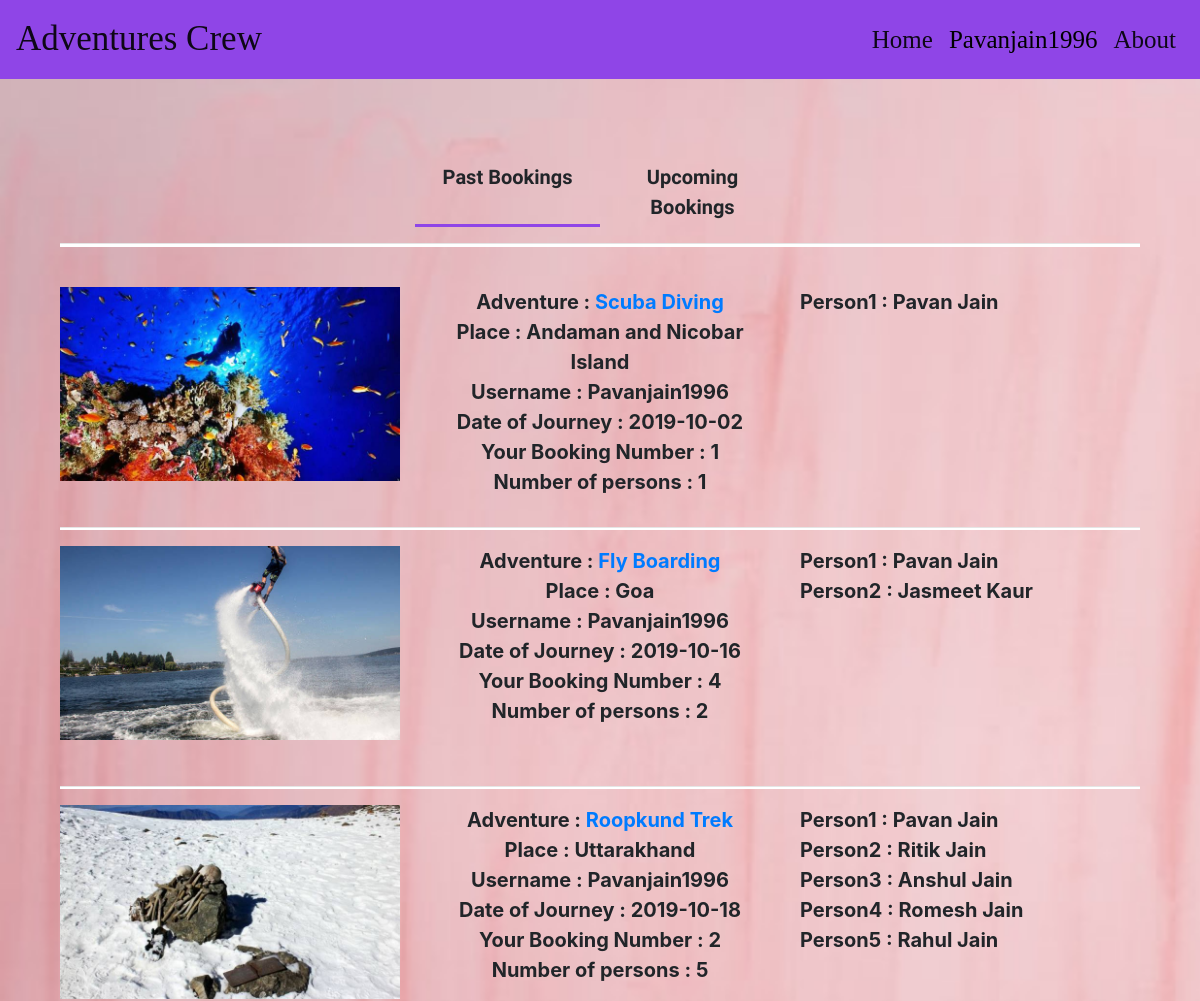
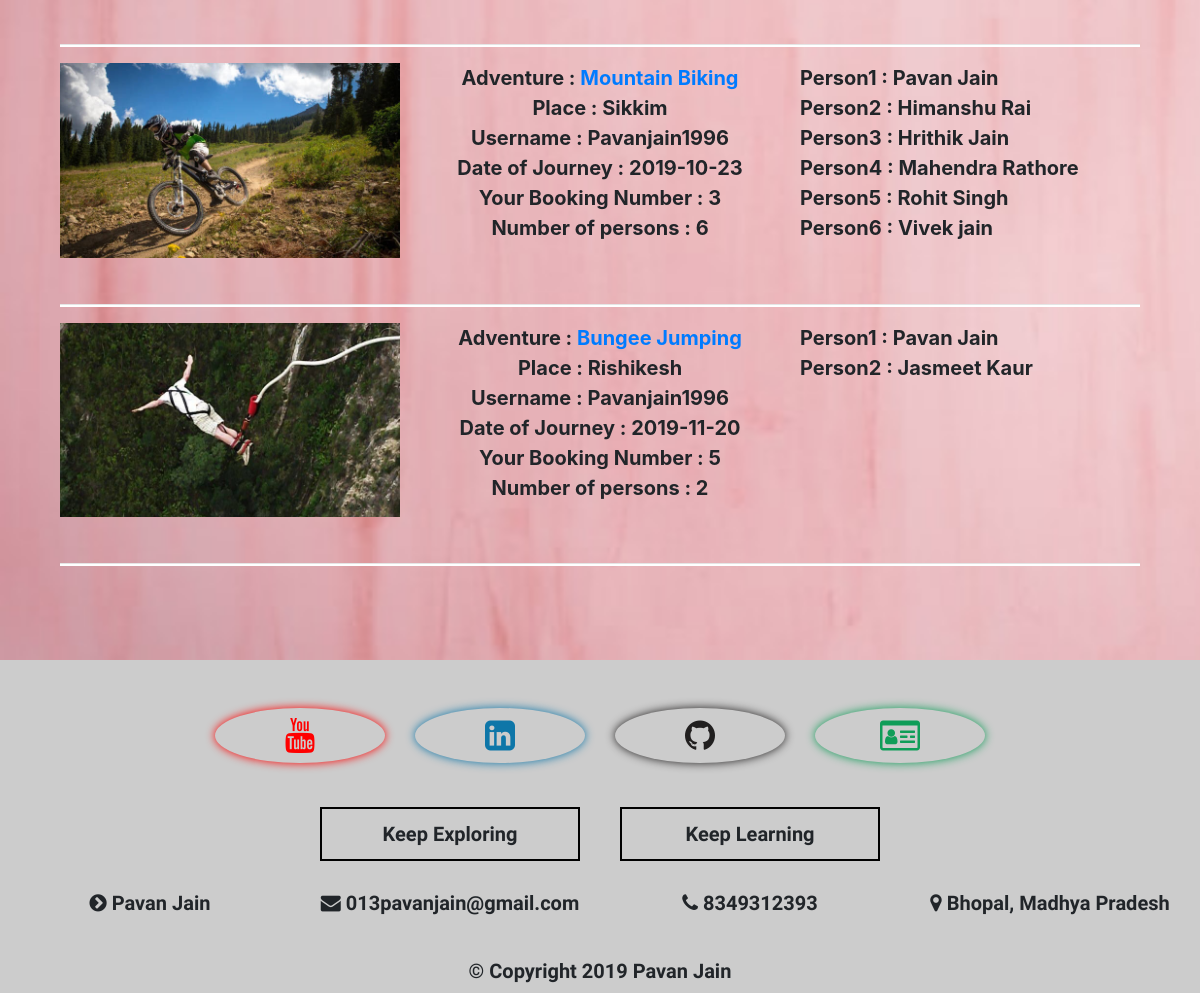
The app's page /Website/myBookings.php (signed in) with its own data (2 pictures, top to bottom).
### tables this page shows
CREATE TABLE `booking` (
  `bid` int(11) NOT NULL,
  `aid` int(11) NOT NULL,
  `username` varchar(50) NOT NULL,
  `nbooking` int(11) NOT NULL,
  `date` date NOT NULL,
  `nperson` int(11) NOT NULL
);

CREATE TABLE `activity` (
  `id` int(11) NOT NULL,
  `name` varchar(50) NOT NULL,
  `about` varchar(500) NOT NULL,
  `image` varchar(50) NOT NULL,
  `dealer` varchar(50) NOT NULL DEFAULT 'RS Association',
  `price` int(11) NOT NULL,
  `place` varchar(50) NOT NULL,
  `address` varchar(200) NOT NULL,
  `mobile` varchar(15) NOT NULL,
  `email` varchar(50) NOT NULL
);

CREATE TABLE `booking_detail` (
  `did` int(11) NOT NULL,
  `bid` int(11) NOT NULL,
  `name` varchar(50) NOT NULL
);

### Website/myBookings.php (the view, shortened to what this page needs)
<?php
include('header.php');
include('navbar.php');
include('dbconnection.php');
if(isset($_SESSION['username'])){
$date=date('Y-m-d');
$query='select * from booking where username="'.$_SESSION['username'].'" and date<"'.$date.'" order by date';
$res1=mysqli_query($con,$query);
$n1=mysqli_num_rows($res1);
?>
<div id="box">
<div class="container" style="padding:30px;">
<br/><br/>
<div class="row">
<div class="col-md-4"></div>
<div class="col-md-2" id="past" onclick="changeBack()" style="font-size:20px;font-weight:bold;font-family:'Courgette';border-bottom:3px solid #8F45E7;text-align:center;padding:5px;">Past Bookings</div>
<div class="col-md-2" id="upcoming" onclick="change()" style="font-size:20px;font-weight:bold;font-family:'Courgette';text-align:center;padding:5px;">Upcoming Bookings</div>
<div class="col-md-4"></div>
</div>
<hr style="height:3px;background-color:white;"/>
<br/>
<div class="row" id="pastbooking">
<?php
if($n1>0){
?>
<div class="col">
<?php
for($i=1;$i<=$n1;$i++){
$arr=mysqli_fetch_array($res1);
?>
<div class="row" style="text-align:center;font-size:20px;font-weight:bold;">
<div class="col-md-4">
<?php
$query='select image,name,place from activity where id='.$arr['aid'];
$res3=mysqli_query($con,$query);
$arr1=mysqli_fetch_array($res3);
?>
<img src="Images/<?php echo $arr1['image']; ?>" width="100%"><br/><br/>
</div>
<div class="col-md-4">
Adventure : <a href="viewActivity.php?aid=<?php echo $arr['aid']; ?>" style="font-size:20px;font-weight:bold;" onmouseover="this.style.textDecoration='none';"><?php echo $arr1['name']; ?></a><br/>
Place : <?php echo $arr1['place']; ?><br/>
Username : <?php echo $arr['username']; ?><br/>
Date of Journey : <?php echo $arr['date']; ?><br/>
Your Booking Number : <?php echo $arr['nbooking']; ?><br/>
Number of persons : <?php echo $arr['nperson']; ?><br/>
</div>
<div class="col-md-4" style="text-align:left;">
<?php
$query='select name from booking_detail where bid='.$arr['bid'];
$res4=mysqli_query($con,$query);
for($j=1;$j<=$arr['nperson'];$j++){
    $arr2=mysqli_fetch_array($res4);
?>
Person<?php echo $j; ?> : <?php echo $arr2['name']; ?><br/>
<?php
}
?>
</div>
</div>
<hr style="background-color:white;height:2px;"/>
<?php
}
?>
</div>
<?php
}
?>
</div>
<br/><br/>
</div>
</div>
<?php
include('footer.php');
}
else{
    header('location:login.php');
}
?>

### Website/myBookings.php (style rules this page uses)
#box { background-image:url('Images/background1.jpg'); background-size:cover; }

### records on screen
booking: activity.image (picture), activity.name "Scuba Diving", activity.place "Andaman and Nicobar Island", username "Pavanjain1996", date "2019-10-02", nbooking "1", nperson "1"
booking_detail: name "Pavan Jain"
booking: activity.image (picture), activity.name "Fly Boarding", activity.place "Goa", username "Pavanjain1996", date "2019-10-16", nbooking "4", nperson "2"
booking_detail: name "Pavan Jain"
booking_detail: name "Jasmeet Kaur"
booking: activity.image (picture), activity.name "Roopkund Trek", activity.place "Uttarakhand", username "Pavanjain1996", date "2019-10-18", nbooking "2", nperson "5"
booking_detail: name "Pavan Jain"
booking_detail: name "Ritik Jain"
booking_detail: name "Anshul Jain"
booking_detail: name "Romesh Jain"
booking_detail: name "Rahul Jain"
booking: activity.image (picture), activity.name "Mountain Biking", activity.place "Sikkim", username "Pavanjain1996", date "2019-10-23", nbooking "3", nperson "6"
booking_detail: name "Pavan Jain"
booking_detail: name "Himanshu Rai"
booking_detail: name "Hrithik Jain"
booking_detail: name "Mahendra Rathore"
booking_detail: name "Rohit Singh"
booking_detail: name "Vivek jain"
booking: activity.image (picture), activity.name "Bungee Jumping", activity.place "Rishikesh", username "Pavanjain1996", date "2019-11-20", nbooking "5", nperson "2"
booking_detail: name "Pavan Jain"
booking_detail: name "Jasmeet Kaur"

### other values on screen
$_SESSION['username'] "Pavanjain1996"
